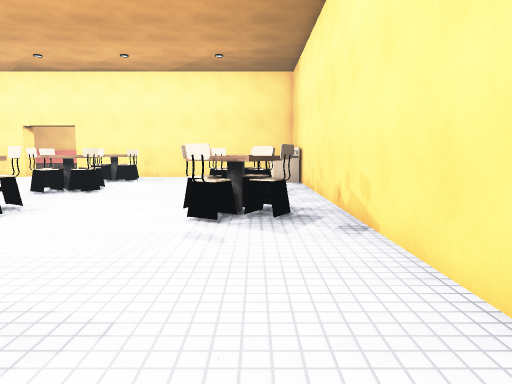
view 1 (above)

24 first-person views from a walk through a scene from a Unity 3-D project. The camera is 1.3 m above the floor, tilts 6° down and sees 70° across. The floor is counted in squares, 1 m on a side. Each view is taken from the middle of a square. On the plan, view 1 faces up. The plan holds only what a view shows up to about 15 squares ahead; the rest is blank. The place goes on beyond the plan. The player is left out. Some surface patterns are stand-ins.

view 2
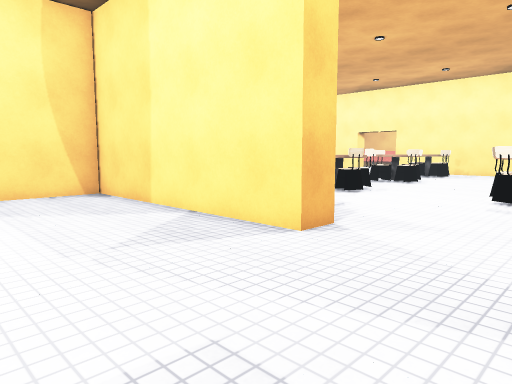

view 3
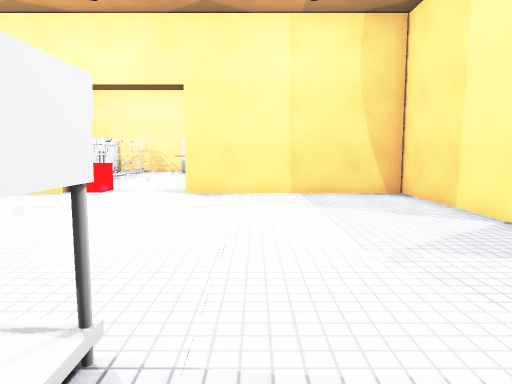

view 4
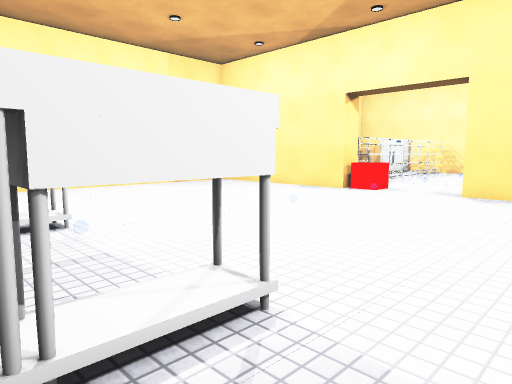

view 5
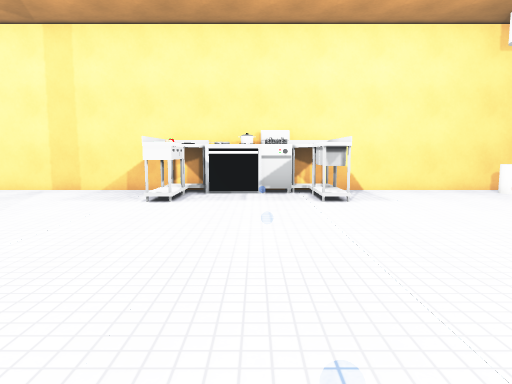

view 6
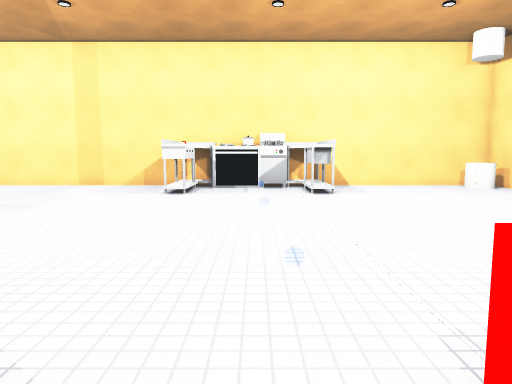

view 7
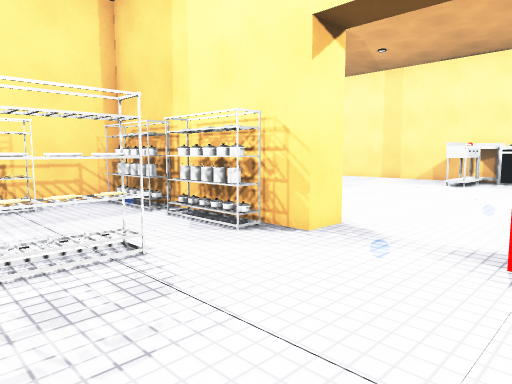

view 8
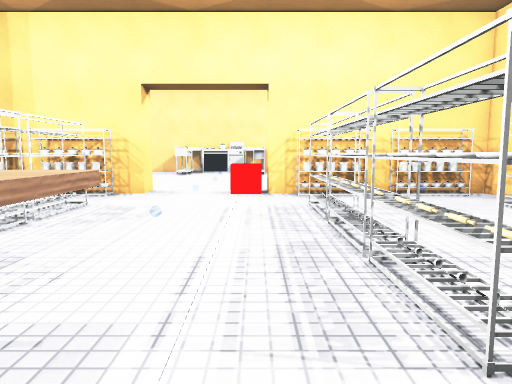

view 9
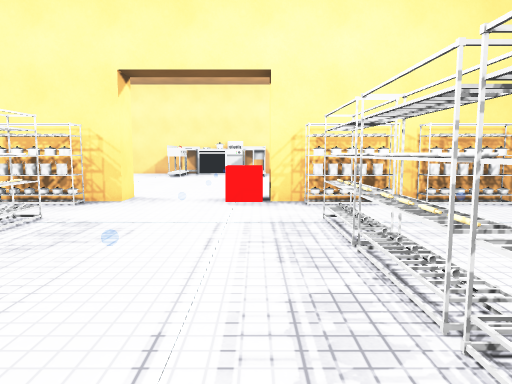

view 10
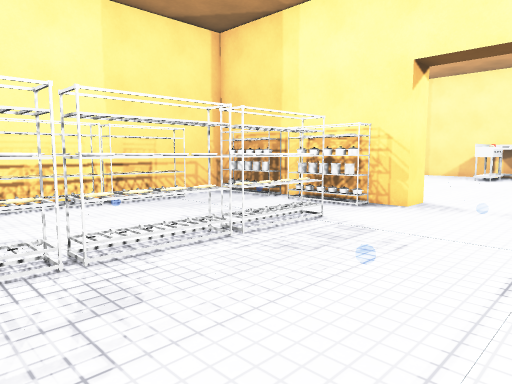

view 11
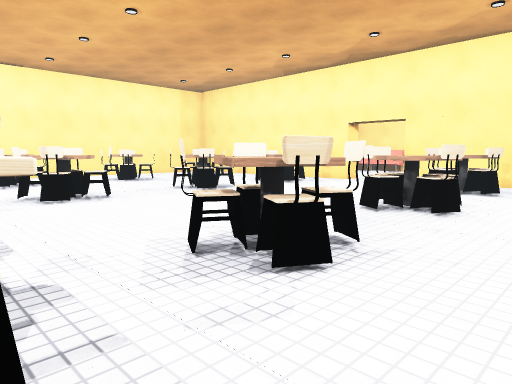

view 12
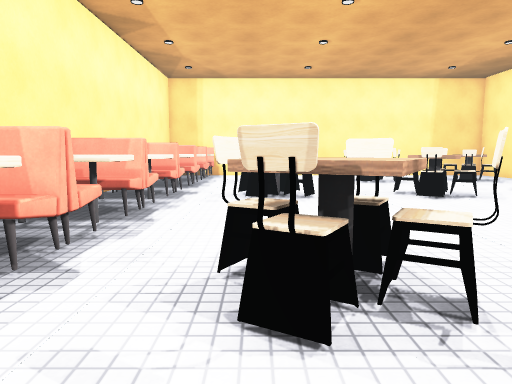

view 13
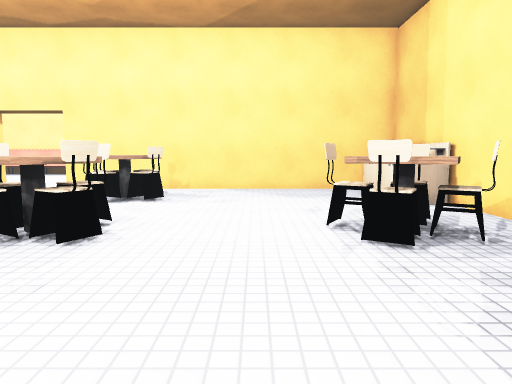

view 14
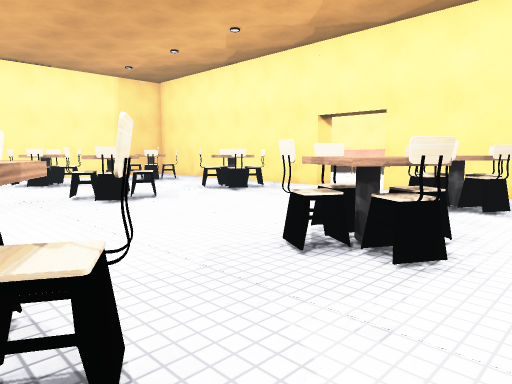

view 15
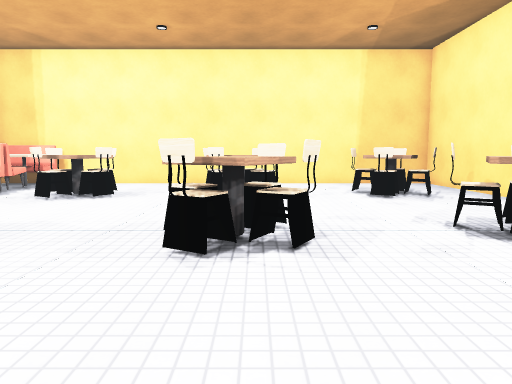

view 16
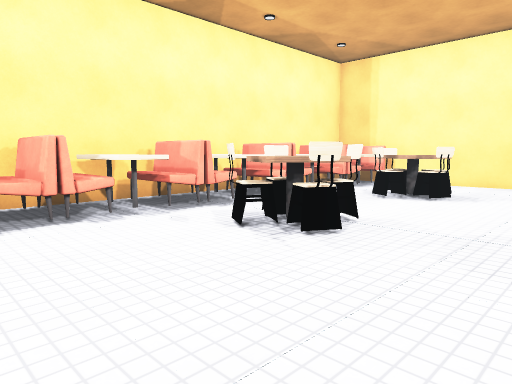

view 17
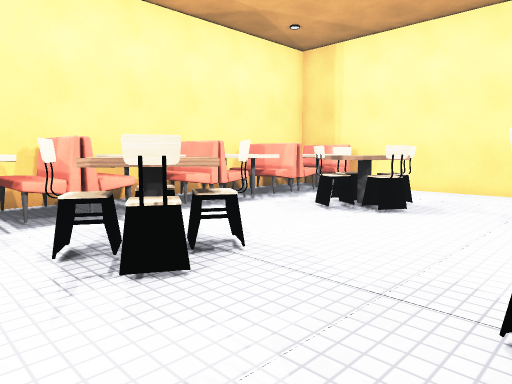

view 18
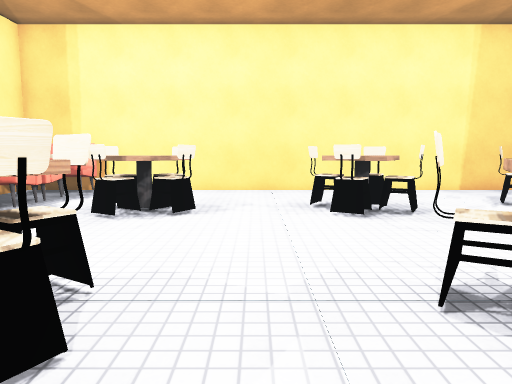

view 19
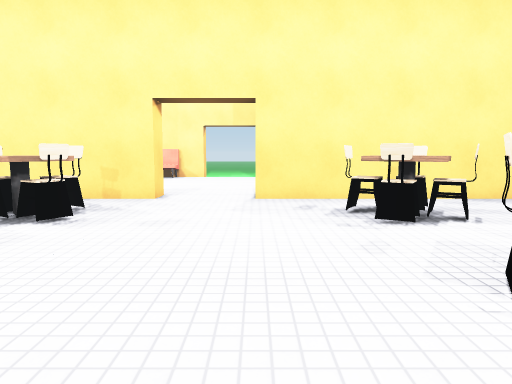

view 20
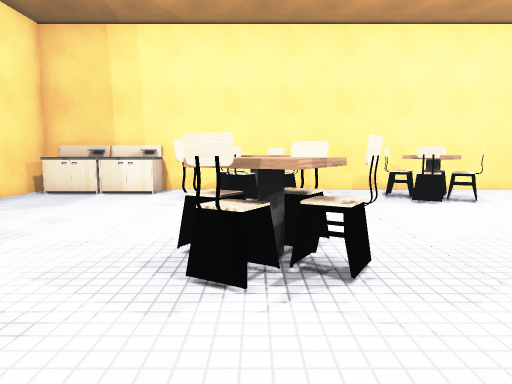

view 21
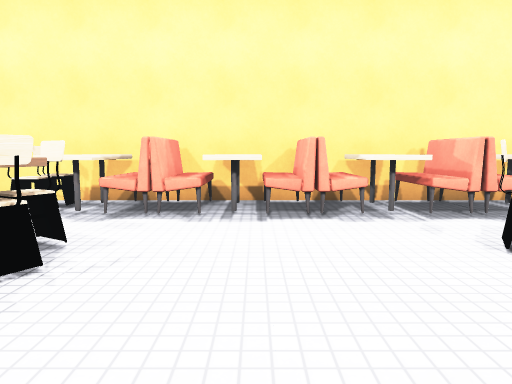

view 22
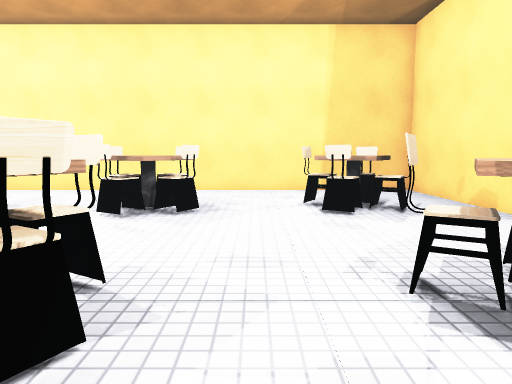

view 23
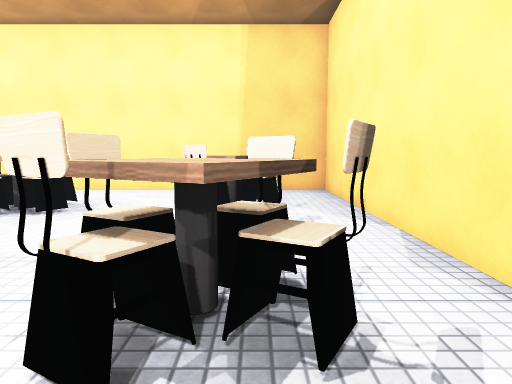

view 24
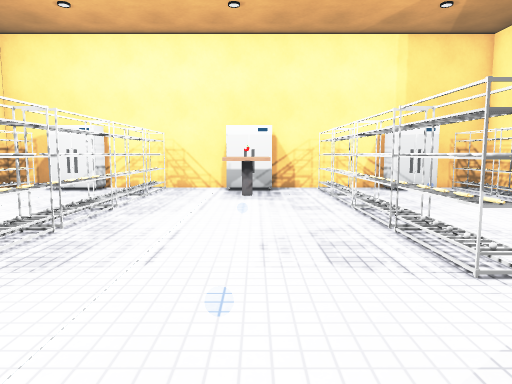

### Floor plan
Key: @ floor where view 1 was taken; # wall or solid block; . floor; T thing the floor can be seen under or through; O other object.
Columns run from 25 left of view 1 to 2 right of it. Each row starts with its distance up from view 1.
 24             ....
 23             ....
 22             ....
 21 #############..#############
 20 #.........................O#
 19 #.................OO......O#
 18 #..OOO...OOO.....OOO......O#
 17 #..OOO...OOO.....OOO......O#
 16 #...O.....O...............O#
 15 #..........................#
 14 #....O....OO......OO....OO.#
 13 #..OOO...OOO.....OOO...OOO.#
 12 #...OOO...OOO.....OOO...OO.#
 11 #...O......................#
 10 #..........................#
  9 #....O.....O......OO....OO.#
  8 #..OOO...OOO.....OOO...OOO.#
  7 #.  OOO...OOO.....OOO...OOO#
  6 #  .O......................#
  5 # O..O..OO..O..OO..O.......#
  4 #OOOOOOOOOOOOOOOOOOOO......#
  3 #OOOOOOOOOOOOOOOOOOOO......#
  2 #######################....#
  1 ##    #################....#
  0 ##    #####..O#..........@.#
 -1 ####  #####.OO#............#
 -2 #O   .......OO#............#
 -3 #O...........O#............#
 -4 #...........OO#............#
 -5 #    OOOOOO.OO#.........OO #
 -6 ####TTTTTTT..##.........OOO#
 -7 #.........................O
 -8 #OOO......................OO
 -9 #OOO.........O............O#
-10 #............OO.........OOO#
-11 ######TTTTT.O##............#
-12 #  OOOOOO O.OO#............#
-13 #...........OO  ...........#
-14 #O.........O.#  ...........#
-15  O...   ....OO   ..........#

Where each view was taken, in squares from view 1:
view 1: 0 up, 0 right, facing up
view 2: 4 down, 1 right, facing up-left
view 3: 4 down, 1 right, facing left
view 4: 3 down, 1 right, facing down-left
view 5: 8 down, 11 left, facing right
view 6: 8 down, 13 left, facing right
view 7: 10 down, 17 left, facing up-right
view 8: 10 down, 24 left, facing right
view 9: 10 down, 22 left, facing right
view 10: 10 down, 21 left, facing up-right
view 11: 4 up, 3 left, facing up-left
view 12: 7 up, 3 left, facing left
view 13: 7 up, 3 left, facing up
view 14: 8 up, 4 left, facing up-left
view 15: 13 up, 9 left, facing left
view 16: 12 up, 9 left, facing down-left
view 17: 12 up, 12 left, facing down-left
view 18: 10 up, 12 left, facing left
view 19: 10 up, 10 left, facing up
view 20: 13 up, 11 left, facing right
view 21: 12 up, 10 left, facing down
view 22: 15 up, 12 left, facing left
view 23: 18 up, 12 left, facing left
view 24: 8 down, 11 left, facing left
